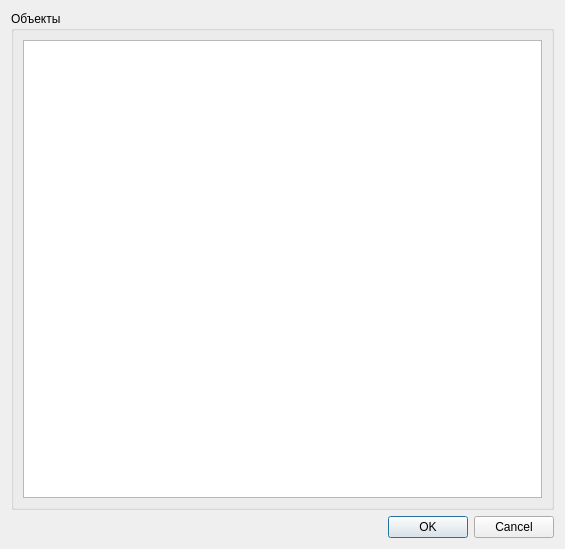
<?xml version="1.0" encoding="UTF-8"?>
<ui version="4.0">
 <class>Dialog</class>
 <widget class="QDialog" name="Dialog">
  <property name="geometry">
   <rect>
    <x>0</x>
    <y>0</y>
    <width>565</width>
    <height>549</height>
   </rect>
  </property>
  <property name="windowTitle">
   <string>Dialog</string>
  </property>
  <layout class="QVBoxLayout" name="verticalLayout">
   <item>
    <widget class="QGroupBox" name="reservoirsPanel">
     <property name="sizePolicy">
      <sizepolicy hsizetype="Preferred" vsizetype="Preferred">
       <horstretch>0</horstretch>
       <verstretch>8</verstretch>
      </sizepolicy>
     </property>
     <property name="minimumSize">
      <size>
       <width>16</width>
       <height>64</height>
      </size>
     </property>
     <property name="title">
      <string>Объекты</string>
     </property>
     <layout class="QHBoxLayout" name="horizontalLayout_2">
      <item>
       <widget class="QListWidget" name="reservoirsListWidget">
        <property name="sizePolicy">
         <sizepolicy hsizetype="Expanding" vsizetype="Expanding">
          <horstretch>0</horstretch>
          <verstretch>0</verstretch>
         </sizepolicy>
        </property>
        <property name="minimumSize">
         <size>
          <width>0</width>
          <height>0</height>
         </size>
        </property>
        <property name="autoFillBackground">
         <bool>false</bool>
        </property>
        <property name="selectionMode">
         <enum>QAbstractItemView::ExtendedSelection</enum>
        </property>
       </widget>
      </item>
      <item>
       <layout class="QVBoxLayout" name="configPanel"/>
      </item>
     </layout>
    </widget>
   </item>
   <item>
    <widget class="QDialogButtonBox" name="buttonBox">
     <property name="orientation">
      <enum>Qt::Horizontal</enum>
     </property>
     <property name="standardButtons">
      <set>QDialogButtonBox::Cancel|QDialogButtonBox::Ok</set>
     </property>
    </widget>
   </item>
  </layout>
 </widget>
 <resources/>
 <connections>
  <connection>
   <sender>buttonBox</sender>
   <signal>accepted()</signal>
   <receiver>Dialog</receiver>
   <slot>accept()</slot>
   <hints>
    <hint type="sourcelabel">
     <x>248</x>
     <y>254</y>
    </hint>
    <hint type="destinationlabel">
     <x>157</x>
     <y>274</y>
    </hint>
   </hints>
  </connection>
  <connection>
   <sender>buttonBox</sender>
   <signal>rejected()</signal>
   <receiver>Dialog</receiver>
   <slot>reject()</slot>
   <hints>
    <hint type="sourcelabel">
     <x>316</x>
     <y>260</y>
    </hint>
    <hint type="destinationlabel">
     <x>286</x>
     <y>274</y>
    </hint>
   </hints>
  </connection>
 </connections>
</ui>
